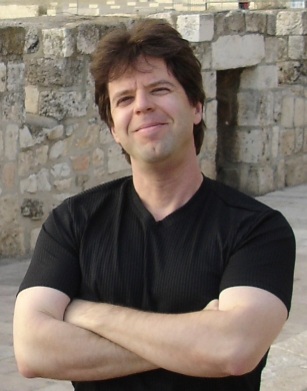
#> input picture data/Gabe2005.jpg, 307 x 391 px
$ python voronoi_art.py data/Gabe2005.jpg 5
#> lines starting #> are read from the running program, lines starting #| are printed output that depends on the picture
import matplotlib.pyplot as plt
import numpy as np
import sys

# from skimage.viewer import ImageViewer
# from skimage.data import astronaut
from skimage.segmentation import slic
from skimage.util import img_as_float
from skimage.io import imread

from scipy.spatial import Voronoi, voronoi_plot_2d


def read_image(file_name):
#> called with file_name = 'data/Gabe2005.jpg'
    img = img_as_float(imread(file_name))  # height x width x channels
    # img = img_as_float(astronaut())
    img = np.swapaxes(img, 0, 1)  # width x height x channels
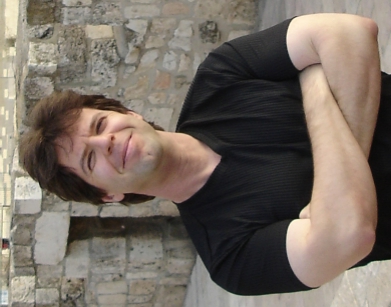
#> img: shape (307, 391, 3) float64; mean R, G, B 0.469, 0.427, 0.39
    # print(type(img), img.shape)
    return img


def get_representative_points(img, number_of_site_points):
#> called with number_of_site_points = 5
    segments_slic = slic(img, n_segments=number_of_site_points, compactness=10, sigma=1)
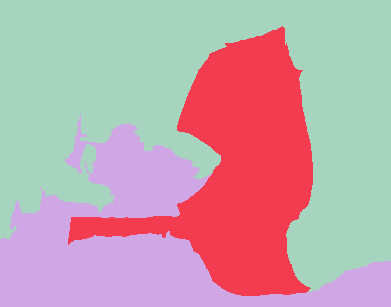
#> segments_slic: shape (307, 391) int64; 3 distinct labels, from 1 to 3; one colour per label, 0 black
    print("SLIC number of segments: ", len(np.unique(segments_slic)))
#| SLIC number of segments:  3

    clusters = np.unique(segments_slic)
#> clusters = [1, 2, 3]
    cluster_centers, cluster_rgb_means = [], []

    # cluster_image = np.zeros(img.shape)

    for cluster in clusters:
        pixel_indices = np.where(segments_slic == cluster)
        pixel_rgbs = img[pixel_indices]
        pixel_coords = np.array(list(zip(pixel_indices[0], pixel_indices[1])))
        cluster_center = pixel_coords.mean(axis=0)
        cluster_rgb_mean = pixel_rgbs.mean(axis=0)

        # cluster_image[pixel_indices] = cluster_rgb_mean

        cluster_centers.append(cluster_center)
        cluster_rgb_means.append(cluster_rgb_mean)
#> this loop made 3 passes
#> (pixel_indices, cluster_center, cluster_rgb_mean) on passes 1 to 3: (63356 positions, rows 0 to 291, columns 0 to 390, [104.6, 199.8], [0.584, 0.524, 0.467]), (28454 positions, rows 26 to 295, columns 68 to 312, [169.6, 239.1], [0.118, 0.117, 0.124]), (28227 positions, rows 114 to 306, columns 0 to 390, [244.8, 139.7], [0.565, 0.523, 0.483])
#> after the loop, cluster_centers = [[104.6, 199.8], [169.6, 239.1], [244.8, 139.7]]; cluster_rgb_means = [[0.584, 0.524, 0.467], [0.118, 0.117, 0.124], [0.565, 0.523, 0.483]]

    # viewer = ImageViewer(cluster_image)
    # viewer.show()
    return cluster_centers, cluster_rgb_means


def draw_voronoi_diagram(points, colors):
    vor = Voronoi(points)
    voronoi_plot_2d(vor, show_points=False, show_vertices=False, line_width=0)

    # colorize
    for region_index, color in zip(vor.point_region, colors):
        region = vor.regions[region_index]
        if -1 not in region:
            polygon = [vor.vertices[i] for i in region]
            plt.fill(*zip(*polygon), color=color)

    plt.xlim([0, img.shape[0]]), plt.ylim([0, img.shape[1]])
    plt.gca().invert_yaxis()
    plt.axis('off')

    plt.savefig('voronoi_output.png', bbox_inches='tight', pad_inches=0)
    plt.show()


if __name__ == "__main__":
    if len(sys.argv) < 3:
        print('Usage: python voronoi_art.py <image file name> <# of site points>')
        exit(0)

    img = read_image(sys.argv[1])
    points, colors = get_representative_points(img, int(sys.argv[2]))
#> points = [[104.6, 199.8], [169.6, 239.1], [244.8, 139.7]]; colors has the same summary as cluster_rgb_means in get_representative_points
    draw_voronoi_diagram(points, colors)
#> the loop in draw_voronoi_diagram, `for region_index, color in zip(vor.point_region, colors):` made 3 passes
#> (region_index, color) on passes 1 to 3: (3, [0.584, 0.524, 0.467]), (1, [0.118, 0.117, 0.124]), (2, [0.565, 0.523, 0.483])

$ run again, on data/kai10_voronoi.jpg
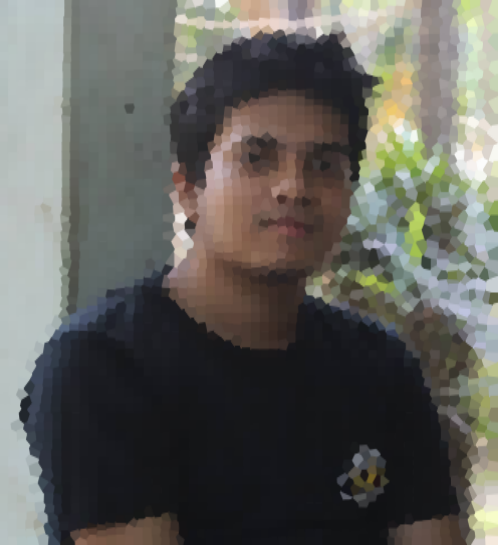
#> input picture data/kai10_voronoi.jpg, 498 x 545 px
#> in read_image, `img = np.swapaxes(img, 0, 1)`:
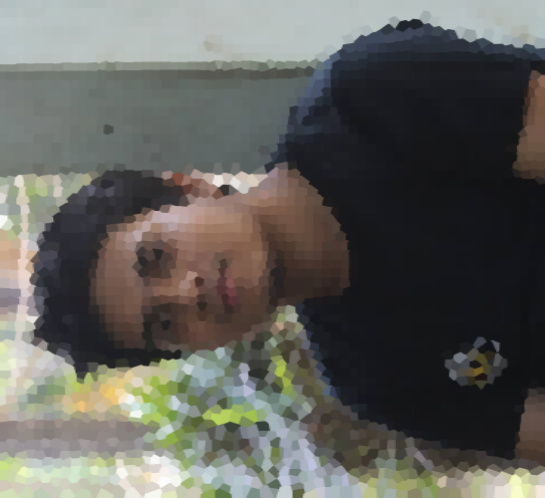
#> img: shape (498, 545, 4) float64; mean R, G, B, A 0.379, 0.378, 0.359, 1
#> in get_representative_points, `segments_slic = slic(img, n_segments=number_of_site_points, compactnes..`:
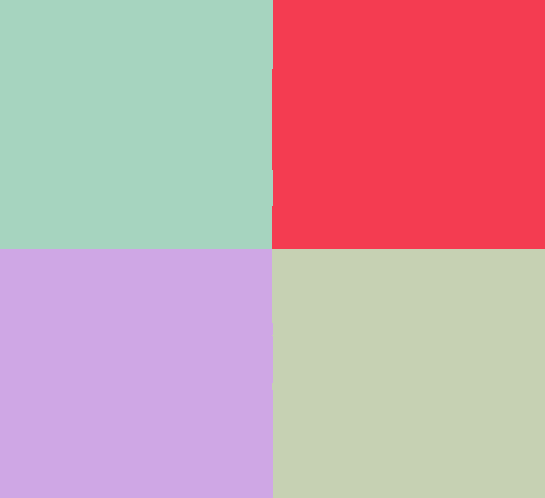
#> segments_slic: shape (498, 545) int64; 4 distinct labels, from 1 to 4; one colour per label, 0 black
#| SLIC number of segments:  4
#> clusters = [1, 2, 3, 4]
#> the loop in get_representative_points, `for cluster in clusters:` made 4 passes
#> (pixel_indices, cluster_center, cluster_rgb_mean) on passes 1 to 4: (67833 positions, rows 0 to 248, columns 0 to 272, [123.9, 135.7], [0.518, 0.522, 0.504, 1]), (67872 positions, rows 0 to 248, columns 272 to 544, [124.1, 408.2], [0.246, 0.25, 0.259, 1]), (67895 positions, rows 249 to 497, columns 0 to 272, [373.1, 135.8], [0.523, 0.511, 0.456, 1]), (67810 positions, rows 249 to 497, columns 272 to 544, [372.9, 408.3], [0.23, 0.229, 0.217, 1])
#> after the loop in get_representative_points, `for cluster in clusters:`: cluster_centers = [[123.9, 135.7], [124.1, 408.2], [373.1, 135.8], [372.9, 408.3]]; cluster_rgb_means = [[0.518, 0.522, 0.504, 1], [0.246, 0.25, 0.259, 1], [0.523, 0.511, 0.456, 1], [0.23, 0.229, 0.217, 1]]
#> points has the same summary as cluster_centers in get_representative_points; colors has the same summary as cluster_rgb_means in get_representative_points
#> the loop in draw_voronoi_diagram, `for region_index, color in zip(vor.point_region, colors):` made 4 passes
#> (region_index, color, region) on passes 1 to 4: (2, [0.518, 0.522, 0.504, 1], [-1, 0]), (0, [0.246, 0.25, 0.259, 1], [-1, 1, 0]), (1, [0.523, 0.511, 0.456, 1], [1, -1, 0]), (3, [0.23, 0.229, 0.217, 1], [-1, 1])
